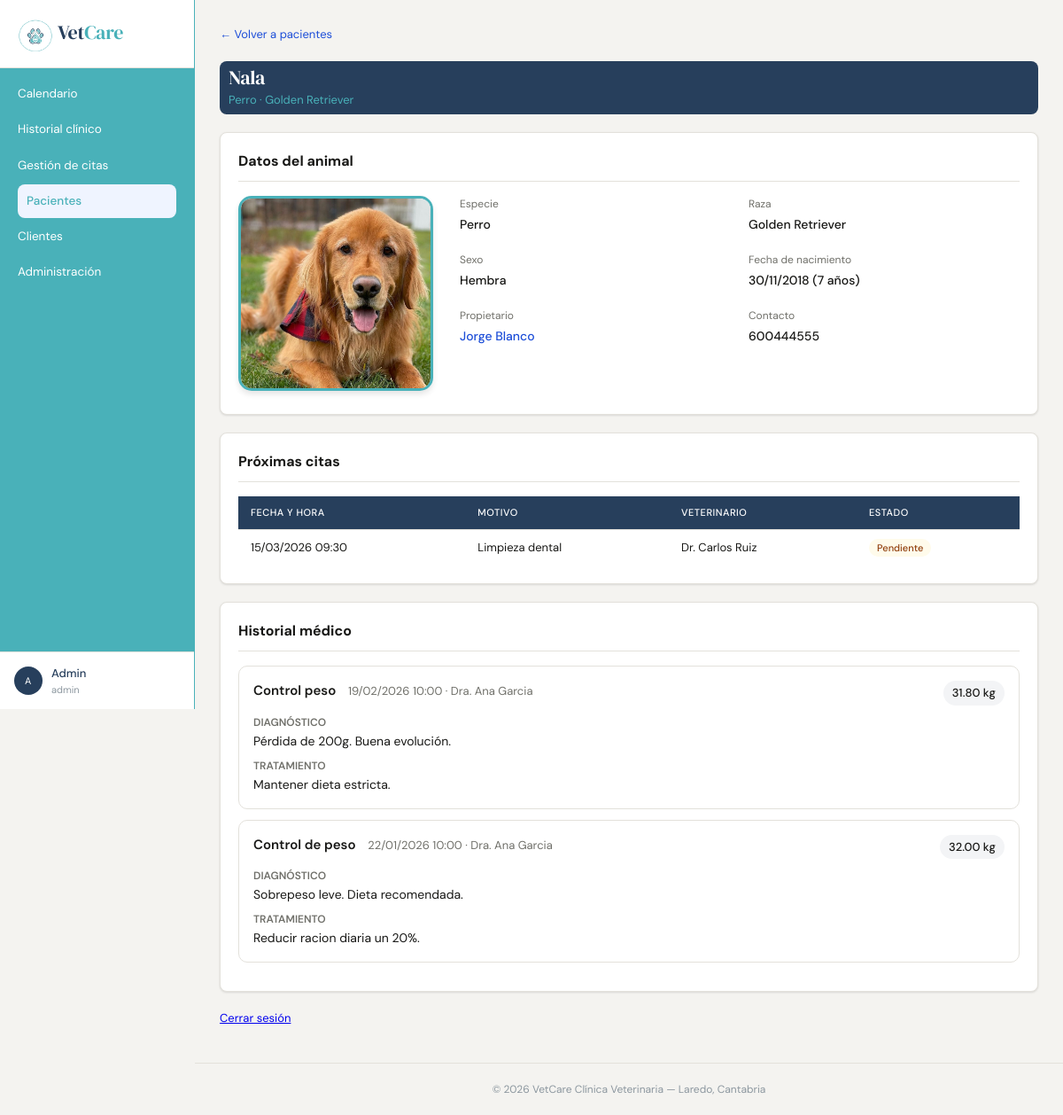
The page /paciente_detalle.php?id=5 (signed in) on the database its author committed.
### tables this page shows
CREATE TABLE pacientes (
    id_paciente INT AUTO_INCREMENT PRIMARY KEY,
    id_cliente  INT          NOT NULL,
    nombre      VARCHAR(50)  NOT NULL,
    especie     VARCHAR(50)  NOT NULL,
    raza        VARCHAR(100),
    fecha_nac   DATE,
    sexo        ENUM('macho', 'hembra'),
    foto        VARCHAR(255) DEFAULT NULL,
    activo      TINYINT(1)   DEFAULT 1,
    FOREIGN KEY (id_cliente) REFERENCES clientes(id_cliente)
);

CREATE TABLE clientes (
    id_cliente  INT AUTO_INCREMENT PRIMARY KEY,
    id_usuario  INT          NOT NULL,
    nombre      VARCHAR(50)  NOT NULL,
    apellidos   VARCHAR(100) NOT NULL,
    telefono    VARCHAR(15),
    email       VARCHAR(100),
    direccion   VARCHAR(200),
    activo      TINYINT(1)   DEFAULT 1,
    FOREIGN KEY (id_usuario) REFERENCES usuarios(id_usuario)
);

CREATE TABLE citas (
    id_cita      INT AUTO_INCREMENT PRIMARY KEY,
    id_paciente  INT          NOT NULL,
    id_usuario   INT          NOT NULL,
    fecha_hora   DATETIME     NOT NULL,
    motivo       VARCHAR(200) NOT NULL,
    estado       ENUM('pendiente', 'confirmada', 'completada', 'cancelada') DEFAULT 'pendiente',
    notas        TEXT,
    diagnostico  TEXT         DEFAULT NULL,
    tratamiento  TEXT         DEFAULT NULL,
    peso         DECIMAL(5,2) DEFAULT NULL,
    activo       TINYINT(1)   DEFAULT 1,
    FOREIGN KEY (id_paciente) REFERENCES pacientes(id_paciente),
    FOREIGN KEY (id_usuario)  REFERENCES usuarios(id_usuario)
);

CREATE TABLE usuarios (
    id_usuario      INT AUTO_INCREMENT PRIMARY KEY,
    nombre_completo VARCHAR(100) NOT NULL,
    email           VARCHAR(100) NOT NULL UNIQUE,
    password        VARCHAR(32)  NOT NULL,
    rol             ENUM('admin', 'veterinario', 'recepcionista', 'cliente') NOT NULL
);

### paciente_detalle.php (the view, shortened to what this page needs)
<?php
include "includes/config.php";
$id_paciente = (int) $_GET['id'];
$nombre_completo = $_SESSION['nombre'];
$partes = explode(" ", $nombre_completo);
$iniciales = strtoupper(substr($partes[0], 0, 1));
$sql_paciente = "SELECT p.*, c.nombre AS nombre_cliente, c.apellidos AS apellidos_cliente,
                        c.telefono, c.email AS email_cliente, c.id_cliente
                 FROM pacientes p
                 JOIN clientes c ON p.id_cliente = c.id_cliente
                 WHERE p.id_paciente = $id_paciente AND p.activo = 1";
$res_paciente = mysqli_query($conexion, $sql_paciente);
$paciente = mysqli_fetch_assoc($res_paciente);
$edad = '';
if ($paciente['fecha_nac']) {
    $nacimiento = new DateTime($paciente['fecha_nac']);
    $hoy = new DateTime();
    $diff = $nacimiento->diff($hoy);
    if ($diff->y > 0) {
        $edad = $diff->y . ' año' . ($diff->y > 1 ? 's' : '');
    } else if ($diff->m > 0) {
        $edad = $diff->m . ' mes' . ($diff->m > 1 ? 'es' : '');
    } else {
        $edad = $diff->d . ' día' . ($diff->d > 1 ? 's' : '');
    }
}
$sql_historial = "SELECT c.*, u.nombre_completo AS veterinario
                  FROM citas c
                  JOIN usuarios u ON c.id_usuario = u.id_usuario
                  WHERE c.id_paciente = $id_paciente
                    AND c.estado = 'completada'
                    AND c.activo = 1
                  ORDER BY c.fecha_hora DESC";
$res_historial = mysqli_query($conexion, $sql_historial);
$sql_proximas = "SELECT c.*, u.nombre_completo AS veterinario
                 FROM citas c
                 JOIN usuarios u ON c.id_usuario = u.id_usuario
                 WHERE c.id_paciente = $id_paciente
                   AND c.estado IN ('pendiente', 'confirmada')
                   AND c.activo = 1
                 ORDER BY c.fecha_hora ASC";
$res_proximas = mysqli_query($conexion, $sql_proximas);
?>
<!DOCTYPE html>
<html lang="es">
<head>
    <link rel="stylesheet" href="estilos.css?v=800">
</head>
<body>
    <aside class="menu-lateral">
        <div class="menu-logo">
            <img src="img/logo.png" alt="Logo VetCare" class="logo-img">
            Vet<span>Care</span>
        </div>
        <nav class="menu-nav">
            <a href="calendario.php" class="menu-enlace">Calendario</a>
            <a href="historial.php" class="menu-enlace">Historial clínico</a>
            <?php if ($_SESSION['rol'] != 'cliente') { ?>
                <a href="citas.php" class="menu-enlace">Gestión de citas</a>
                <a href="pacientes.php" class="menu-enlace activo">Pacientes</a>
                <a href="clientes.php" class="menu-enlace">Clientes</a>
                <?php if ($_SESSION['rol'] == 'admin') { ?>
                    <a href="admin.php" class="menu-enlace">Administración</a>
                <?php } ?>
            <?php } ?>
        </nav>
        <div class="menu-pie">
            <div class="usuario-activo">
                <div class="usuario-iniciales"><?php echo $iniciales; ?></div>
                <div class="usuario-datos">
                    <span class="usuario-nombre"><?php echo $_SESSION['nombre']; ?></span>
                    <span class="usuario-rol"><?php echo $_SESSION['rol']; ?></span>
                </div>
            </div>
        </div>
    </aside>
    <div class="contenedor-principal">
        <main class="contenido">
            <div class="mb-20">
                <a href="pacientes.php" class="enlace-volver">← Volver a pacientes</a>
            </div>
            <div class="cabecera-pagina">
                <div>
                    <h1 class="titulo-pagina"><?php echo $paciente['nombre']; ?></h1>
                    <p class="subtitulo-pagina">
                        <?php echo $paciente['especie']; ?><?php echo $paciente['raza'] ? ' · ' . $paciente['raza'] : ''; ?>
                    </p>
                </div>
            </div>
            <div class="tarjeta mb-20">
                <div class="tarjeta-cuerpo">
                    <h3 class="seccion-titulo">Datos del animal</h3>
                    <div style="display: flex; gap: 30px; align-items: flex-start; flex-wrap: wrap;">
                        <div class="foto-detalle">
                            <?php if (!empty($paciente['foto'])): ?>
                                <img src="<?php echo $paciente['foto']; ?>" alt="Foto de <?php echo $paciente['nombre']; ?>"
                                    style="width: 220px; height: 220px; object-fit: cover; border-radius: 15px; border: 3px solid #49b1b9; box-shadow: 0 4px 6px rgba(0,0,0,0.1);">
                            <?php endif; ?>
                        </div>
                        <div style="flex: 1; min-width: 300px;">
                            <div class="datos-grid">
                                <div>
                                    <p class="dato-etiqueta">Especie</p>
                                    <p class="dato-valor"><?php echo $paciente['especie']; ?></p>
                                </div>
                                <div>
                                    <p class="dato-etiqueta">Raza</p>
                                    <p class="dato-valor"><?php echo $paciente['raza'] ? $paciente['raza'] : '-'; ?></p>
                                </div>
                                <div>
                                    <p class="dato-etiqueta">Sexo</p>
                                    <p class="dato-valor">
                                        <?php echo $paciente['sexo'] ? ucfirst($paciente['sexo']) : '-'; ?>
                                    </p>
                                </div>
                                <div>
                                    <p class="dato-etiqueta">Fecha de nacimiento</p>
                                    <p class="dato-valor">
                                        <?php echo $paciente['fecha_nac'] ? date('d/m/Y', strtotime($paciente['fecha_nac'])) : '-'; ?>
                                        <?php echo isset($edad) ? " ($edad)" : ''; ?>
                                    </p>
                                </div>
                                <div>
                                    <p class="dato-etiqueta">Propietario</p>
                                    <p class="dato-valor">
                                        <a href="cliente_detalle.php?id=<?php echo $paciente['id_cliente']; ?>"
                                            class="enlace-tabla">
                                            <?php echo $paciente['nombre_cliente'] . ' ' . $paciente['apellidos_cliente']; ?>
                                        </a>
                                    </p>
                                </div>
                                <div>
                                    <p class="dato-etiqueta">Contacto</p>
                                    <p class="dato-valor">
                                        <?php echo $paciente['telefono'] ? $paciente['telefono'] : '-'; ?>
                                    </p>
                                </div>
                            </div>
                        </div>
                    </div>
                </div>
            </div>
            <div class="tarjeta mb-20">
                <div class="tarjeta-cuerpo">
                    <h3 class="seccion-titulo">Próximas citas</h3>
                    <?php if (mysqli_num_rows($res_proximas) == 0) { ?>
                        <p class="texto-gris">No hay citas pendientes o confirmadas.</p>
                    <?php } else { ?>
                        <table class="tabla-simple">
                            <thead>
                                <tr>
                                    <th>Fecha y hora</th>
                                    <th>Motivo</th>
                                    <th>Veterinario</th>
                                    <th>Estado</th>
                                </tr>
                            </thead>
                            <tbody>
                                <?php while ($cita = mysqli_fetch_assoc($res_proximas)) { ?>
                                    <tr>
                                        <td><?php echo date('d/m/Y H:i', strtotime($cita['fecha_hora'])); ?></td>
                                        <td><?php echo $cita['motivo']; ?></td>
                                        <td><?php echo $cita['veterinario']; ?></td>
                                        <td>
                                            <span class="etiqueta etiqueta-<?php echo $cita['estado']; ?>">
                                                <?php echo ucfirst($cita['estado']); ?>
                                            </span>
                                        </td>
                                    </tr>
                                <?php } ?>
                            </tbody>
                        </table>
                    <?php } ?>
                </div>
            </div>
            <div class="tarjeta">
                <div class="tarjeta-cuerpo">
                    <h3 class="seccion-titulo">Historial médico</h3>
                    <?php if (mysqli_num_rows($res_historial) == 0) { ?>
                        <p class="texto-gris">No hay visitas completadas registradas.</p>
                    <?php } else { ?>
                        <?php while ($visita = mysqli_fetch_assoc($res_historial)) { ?>
                            <div class="historial-item">
                                <div class="historial-item-cabecera">
                                    <div>
                                        <span class="historial-item-titulo"><?php echo $visita['motivo']; ?></span>
                                        <span class="historial-item-meta">
                                            <?php echo date('d/m/Y H:i', strtotime($visita['fecha_hora'])); ?>
                                            · <?php echo $visita['veterinario']; ?>
                                        </span>
                                    </div>
                                    <?php if ($visita['peso']) { ?>
                                        <span class="historial-item-peso">
                                            <?php echo $visita['peso']; ?> kg
                                        </span>
                                    <?php } ?>
                                </div>
                                <?php if ($visita['diagnostico']) { ?>
                                    <div class="historial-item-seccion">
                                        <p class="historial-item-etiqueta">Diagnóstico</p>
                                        <p class="historial-item-texto"><?php echo $visita['diagnostico']; ?></p>
                                    </div>
                                <?php } ?>
                                <?php if ($visita['tratamiento']) { ?>
                                    <div>
                                        <p class="historial-item-etiqueta">Tratamiento</p>
                                        <p class="historial-item-texto"><?php echo $visita['tratamiento']; ?></p>
                                    </div>
                                <?php } ?>
                            </div>
                        <?php } ?>
                    <?php } ?>
                </div>
            </div>
            <p class="cerrar-sesion">
                <a href="logout.php">Cerrar sesión</a>
            </p>
        </main>
        <footer class="pie-pagina">
            <p>&copy; 2026 VetCare Clínica Veterinaria — Laredo, Cantabria</p>
        </footer>
    </div>
</body>
</html>

### rows shown on the page
pacientes: nombre "Nala", especie "Perro", raza "Golden Retriever", foto (picture), sexo "Hembra", fecha_nac "30/11/2018", fecha_nac "7 años", id_cliente.nombre "Jorge", id_cliente.apellidos "Blanco", id_cliente.telefono "600444555"
citas: fecha_hora "15/03/2026 09:30", motivo "Limpieza dental", id_usuario.nombre_completo "Dr. Carlos Ruiz", estado "Pendiente"
citas: motivo "Control peso", fecha_hora "19/02/2026 10:00", id_usuario.nombre_completo "Dra. Ana Garcia", peso "31.80", diagnostico "Pérdida de 200g. Buena evolución.", tratamiento "Mantener dieta estricta."
citas: motivo "Control de peso", fecha_hora "22/01/2026 10:00", id_usuario.nombre_completo "Dra. Ana Garcia", peso "32.00", diagnostico "Sobrepeso leve. Dieta recomendada.", tratamiento "Reducir racion diaria un 20%."

### other values the page prints
$iniciales "A"
$_SESSION['nombre'] "Admin"
$_SESSION['rol'] "admin"
